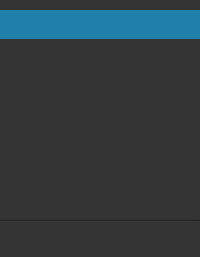
     <widget class="QFrame" name="frame">
      <property name="sizePolicy">
       <sizepolicy hsizetype="Preferred" vsizetype="Expanding">
        <horstretch>0</horstretch>
        <verstretch>0</verstretch>
       </sizepolicy>
      </property>
      <property name="minimumSize">
       <size>
        <width>0</width>
        <height>0</height>
       </size>
      </property>
      <property name="styleSheet">
       <string notr="true">background-color: #333;</string>
      </property>
      <property name="frameShape">
       <enum>QFrame::NoFrame</enum>
      </property>
      <property name="frameShadow">
       <enum>QFrame::Plain</enum>
      </property>
      <property name="lineWidth">
       <number>0</number>
      </property>
      <layout class="QVBoxLayout" name="verticalLayout_18">
       <property name="spacing">
        <number>5</number>
       </property>
       <property name="leftMargin">
        <number>0</number>
       </property>
       <property name="topMargin">
        <number>10</number>
       </property>
       <property name="rightMargin">
        <number>0</number>
       </property>
       <property name="bottomMargin">
        <number>0</number>
       </property>
       <item>
        <widget class="QToolButton" name="disButton_2">
         <property name="sizePolicy">
          <sizepolicy hsizetype="Preferred" vsizetype="Fixed">
           <horstretch>0</horstretch>
           <verstretch>0</verstretch>
          </sizepolicy>
         </property>
         <property name="toolTip">
          <string notr="true">Disassembly</string>
         </property>
         <property name="styleSheet">
          <string notr="true">QToolButton { /* all types of tool button */
     border: 5px solid #333;
     border-left: 10px solid #333;
	 border-right: 10px solid #333;
     border-radius: 0px;
     background-color: #333;
 }

QToolButton:hover {
     border: 5px solid #444;
     border-radius: 0px;
     background-color: #444;
 }

QToolButton:checked {
     border: 5px solid #2180a9;
     border-radius: 0px;
     background-color: #2180a9;
}

QToolTip {
	background-color: #444;
	border: 3px solid #444;
	color: rgb(232, 232, 232);
}</string>
         </property>
         <property name="text">
          <string notr="true"/>
         </property>
         <property name="icon">
          <iconset resource="../resources.qrc">
           <normaloff>:/img/icons/disas_light.svg</normaloff>
           <normalon>:/img/icons/disas_white.svg</normalon>
           <activeon>:/img/icons/disas_white.png</activeon>:/img/icons/disas_light.svg</iconset>
         </property>
         <property name="checkable">
          <bool>true</bool>
         </property>
         <property name="checked">
          <bool>true</bool>
         </property>
         <property name="autoExclusive">
          <bool>false</bool>
         </property>
         <attribute name="buttonGroup">
          <string notr="true">buttonGroup</string>
         </attribute>
        </widget>
       </item>
       <item>
        <widget class="QToolButton" name="graphButton_2">
         <property name="sizePolicy">
          <sizepolicy hsizetype="Preferred" vsizetype="Fixed">
           <horstretch>0</horstretch>
           <verstretch>0</verstretch>
          </sizepolicy>
         </property>
         <property name="toolTip">
          <string notr="true">Graph</string>
         </property>
         <property name="styleSheet">
          <string notr="true">QToolButton { /* all types of tool button */
     border: 5px solid #333;
     border-left: 10px solid #333;
	 border-right: 10px solid #333;
     border-radius: 0px;
     background-color: #333;
 }

QToolButton:hover {
     border: 5px solid #444;
     border-radius: 0px;
     background-color: #444;
 }

QToolButton:checked {
     border: 5px solid #2180a9;
     border-radius: 0px;
     background-color: #2180a9;
}

QToolTip {
	background-color: #444;
	border: 3px solid #444;
	color: rgb(232, 232, 232);
}</string>
         </property>
         <property name="text">
          <string/>
         </property>
         <property name="icon">
          <iconset resource="../resources.qrc">
           <normaloff>:/img/icons/graph_light.svg</normaloff>
           <normalon>:/img/icons/graph_white.svg</normalon>
           <activeon>:/img/icons/graph_white.svg</activeon>:/img/icons/graph_light.svg</iconset>
         </property>
         <property name="checkable">
          <bool>true</bool>
         </property>
         <property name="autoExclusive">
          <bool>false</bool>
         </property>
         <attribute name="buttonGroup">
          <string notr="true">buttonGroup</string>
         </attribute>
        </widget>
       </item>
       <item>
        <widget class="QToolButton" name="hexButton_2">
         <property name="sizePolicy">
          <sizepolicy hsizetype="Preferred" vsizetype="Fixed">
           <horstretch>0</horstretch>
           <verstretch>0</verstretch>
          </sizepolicy>
         </property>
         <property name="toolTip">
          <string notr="true">Hexdump</string>
         </property>
         <property name="styleSheet">
          <string notr="true">QToolButton { /* all types of tool button */
     border: 5px solid #333;
     border-left: 10px solid #333;
	 border-right: 10px solid #333;
     border-radius: 0px;
     background-color: #333;
 }

QToolButton:hover {
     border: 5px solid #444;
     border-radius: 0px;
     background-color: #444;
 }

QToolButton:checked {
     border: 5px solid #2180a9;
     border-radius: 0px;
     background-color: #2180a9;
}

QToolTip {
	background-color: #444;
	border: 3px solid #444;
	color: rgb(232, 232, 232);
}</string>
         </property>
         <property name="text">
          <string/>
         </property>
         <property name="icon">
          <iconset resource="../resources.qrc">
           <normaloff>:/img/icons/hexdump_light.svg</normaloff>
           <normalon>:/img/icons/hexdump_white.svg</normalon>
           <activeon>:/img/icons/hexdump_white.svg</activeon>:/img/icons/hexdump_light.svg</iconset>
         </property>
         <property name="checkable">
          <bool>true</bool>
         </property>
         <property name="autoExclusive">
          <bool>false</bool>
         </property>
         <attribute name="buttonGroup">
          <string notr="true">buttonGroup</string>
         </attribute>
        </widget>
       </item>
       <item>
        <spacer name="verticalSpacer_6">
         <property name="orientation">
          <enum>Qt::Vertical</enum>
         </property>
         <property name="sizeHint" stdset="0">
          <size>
           <width>20</width>
           <height>40</height>
          </size>
         </property>
        </spacer>
       </item>
       <item>
        <widget class="QToolButton" name="previewToolButton_2">
         <property name="toolTip">
          <string notr="true">Show/Hide preview panel</string>
         </property>
         <property name="styleSheet">
          <string notr="true">QToolButton { /* all types of tool button */
     border: 5px solid #333;
     border-left: 10px solid #333;
	 border-right: 10px solid #333;
     border-radius: 0px;
     background-color: #333;
 }

QToolButton:hover {
     border: 5px solid #444;
     border-left: 10px solid #444;
	 border-right: 10px solid #444;
     border-radius: 0px;
     background-color: #444;
 }

QToolButton:pressed {
     border: 5px solid #2180a9;
     border-left: 10px solid #2180a9;
	 border-right: 10px solid #2180a9;
     border-radius: 0px;
     background-color: #2180a9;
}

QToolButton:checkeds {
     border: 5px solid #2180a9;
     border-left: 10px solid #2180a9;
	 border-right: 10px solid #2180a9;
     border-radius: 0px;
     background-color: #2180a9;
}

QToolTip {
	background-color: #444;
	border: 3px solid #444;
	color: rgb(232, 232, 232);
}</string>
         </property>
         <property name="text">
          <string notr="true"/>
         </property>
         <property name="icon">
          <iconset resource="../resources.qrc">
           <normaloff>:/img/icons/eye.svg</normaloff>
           <normalon>:/img/icons/eye_white.svg</normalon>
           <activeon>:/img/icons/eye_white.svg</activeon>:/img/icons/eye.svg</iconset>
         </property>
         <property name="checkable">
          <bool>true</bool>
         </property>
         <property name="checked">
          <bool>true</bool>
         </property>
        </widget>
       </item>
       <item>
        <widget class="QToolButton" name="memSideToolButton">
         <property name="toolTip">
          <string notr="true">Show/Hide memory sidebar</string>
         </property>
         <property name="styleSheet">
          <string notr="true">QToolButton { /* all types of tool button */
     border: 5px solid #333;
     border-left: 10px solid #333;
	 border-right: 10px solid #333;
     border-radius: 0px;
     background-color: #333;
 }

QToolButton:hover {
     border: 5px solid #444;
     border-left: 10px solid #444;
	 border-right: 10px solid #444;
     border-radius: 0px;
     background-color: #444;
 }

QToolButton:pressed {
     border: 5px solid #2180a9;
     border-left: 10px solid #2180a9;
	 border-right: 10px solid #2180a9;
     border-radius: 0px;
     background-color: #2180a9;
}

QToolButton:checkeds {
     border: 5px solid #2180a9;
     border-left: 10px solid #2180a9;
	 border-right: 10px solid #2180a9;
     border-radius: 0px;
     background-color: #2180a9;
}

QToolTip {
	background-color: #444;
	border: 3px solid #444;
	color: rgb(232, 232, 232);
}</string>
         </property>
         <property name="text">
          <string notr="true"/>
         </property>
         <property name="icon">
          <iconset resource="../resources.qrc">
           <normaloff>:/img/icons/right_light.svg</normaloff>:/img/icons/right_light.svg</iconset>
         </property>
         <property name="checkable">
          <bool>true</bool>
         </property>
        </widget>
       </item>
       <item>
        <widget class="Line" name="line">
         <property name="orientation">
          <enum>Qt::Horizontal</enum>
         </property>
        </widget>
       </item>
       <item>
        <widget class="QToolButton" name="memSettingsButton_2">
         <property name="toolTip">
          <string notr="true">Settings</string>
         </property>
         <property name="styleSheet">
          <string notr="true">QToolButton { /* all types of tool button */
     border: 5px solid #333;
     border-left: 10px solid #333;
	 border-right: 10px solid #333;
     border-radius: 0px;
     background-color: #333;
 }

QToolButton:hover {
     border: 5px solid #444;
     border-radius: 0px;
     background-color: #444;
 }

QToolButton:pressed {
     border: 5px solid #2180a9;
     border-radius: 0px;
     background-color: #2180a9;
}

QToolTip {
	background-color: #444;
	border: 3px solid #444;
	color: rgb(232, 232, 232);
}</string>
         </property>
         <property name="text">
          <string/>
         </property>
         <property name="icon">
          <iconset resource="../resources.qrc">
           <normaloff>:/img/icons/cog_light.svg</normaloff>:/img/icons/cog_light.svg</iconset>
         </property>
         <property name="popupMode">
          <enum>QToolButton::InstantPopup</enum>
         </property>
         <property name="autoRaise">
          <bool>true</bool>
         </property>
        </widget>
       </item>
      </layout>
     </widget>
